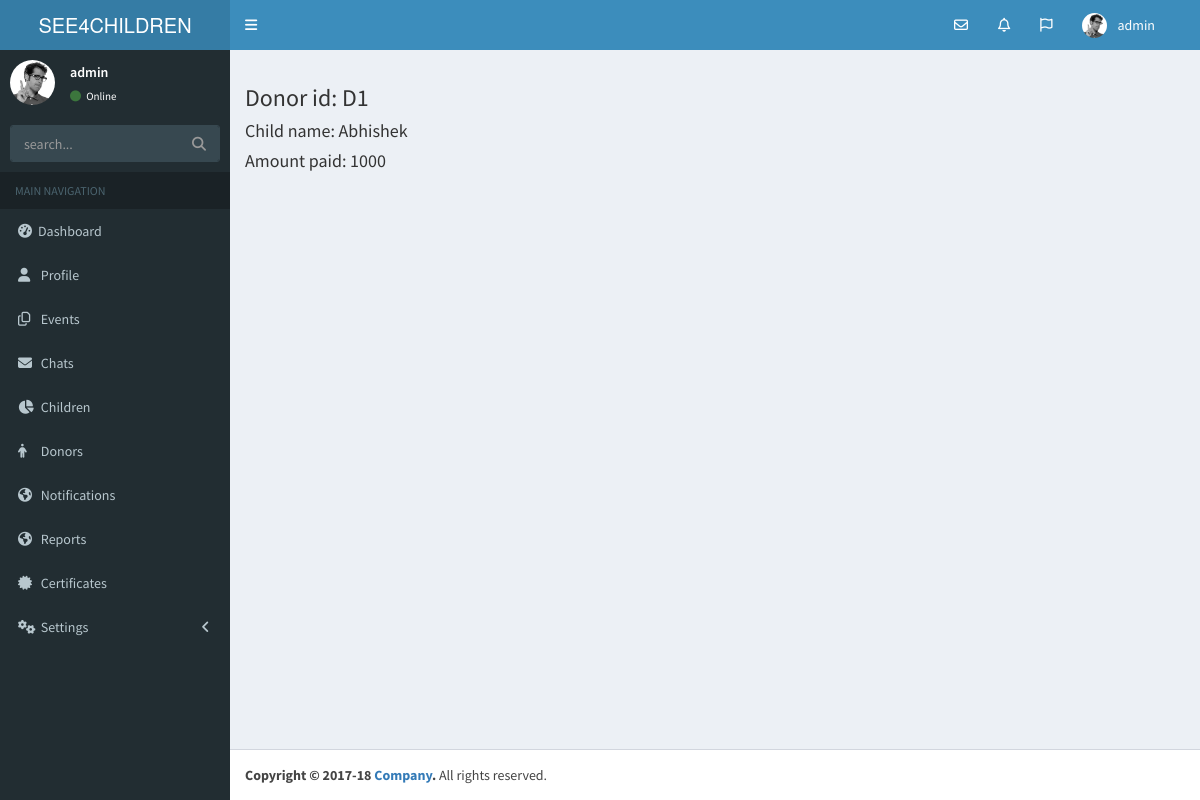
The app's page /notification_detail/17/ (signed in) with its own data.
### superadmin/models.py (models this page shows)
class Invoice(models.Model):
    select_ngo = models.ForeignKey(NGO, default=1)
    child_name = models.CharField(max_length=100)
    child_code = models.CharField(max_length=6, null=True, blank=True)
    donor_id = models.CharField(max_length=100)
    donation_month = models.CharField(choices=(
        ('jan', "January",),
        ('feb', "February"),
        ('mar', "March"),
        ('apr', "April"),
        ('may', "May"),
        ('jun', "June"),
        ('jul', "July"),
        ('aug', "August"),
        ('sep', "September"),
        ('oct', "October"),
        ('nov', "November"),
        ('dec', "December"),
    ), max_length=10
    )
    date = models.DateField()
    paid = models.CharField(max_length=10)
    time_stamp = models.DateTimeField(auto_now=True, auto_created=True)

### NGO/views.py (the view)
# urls.py: url(r'^notification_detail/(?P<id>\d+)/$', views.notification_detail, name='notification_detail'),
@login_required
def notification_detail(request, id):
    form = get_object_or_404(Invoice, id=id)
    return render(request, 'ngo/notification_detail.html', {'form': form})

### templates/ngo/notification_detail.html
{% extends 'ngo/base.html' %}
{% block content %}
   <div class="content-wrapper">
   <section class="content">
       <h3>Donor id: {{ form.donor_id }}</h3>
       <h4>Child name: {{ form.child_name }}</h4>
       <h4>Amount paid: {{ form.paid }}</h4>
   </section>
   </div>
{% endblock %}

### templates/ngo/base.html (shortened to what this page needs)
<!DOCTYPE html>
<html>
<head>
    {% load staticfiles %}
  <link rel="stylesheet" href="{% static 'bower_components/bootstrap/dist/css/bootstrap.min.css' %}">
  <link rel="stylesheet" href="{% static 'bower_components/font-awesome/css/font-awesome.min.css' %}">
  <link rel="stylesheet" href="{% static 'bower_components/Ionicons/css/ionicons.min.css' %}">
  <link rel="stylesheet" href="{% static 'dist/css/AdminLTE.min.css' %}">
  <link rel="stylesheet" href="{% static 'dist/css/skins/_all-skins.min.css' %}">
  <link rel="stylesheet" href="{% static 'plugins/bootstrap-wysihtml5/bootstrap3-wysihtml5.min.css' %}">
  <link rel="stylesheet" href="http://code.jquery.com/ui/1.8.18/themes/base/jquery-ui.css" type="text/css" media="all"/>
</head>
<body class="hold-transition skin-blue sidebar-mini">
 <header class="main-header">
    <a href="/" class="logo">
      <span class="logo-lg">SEE4CHILDREN</span>
    </a>
    <nav class="navbar navbar-static-top" role="navigation">
      <a href="#" class="sidebar-toggle" data-toggle="push-menu" role="button">
      </a>
      <div class="navbar-custom-menu">
        <ul class="nav navbar-nav">
          <li class="dropdown messages-menu">
            <a href="#" class="dropdown-toggle" data-toggle="dropdown">
              <i class="fa fa-envelope-o"></i>
            </a>
          </li>
          <li class="dropdown notifications-menu">
            <a href="#" class="dropdown-toggle" data-toggle="dropdown">
              <i class="fa fa-bell-o"></i>
            </a>
          </li>
          <li class="dropdown tasks-menu">
            <a href="#" class="dropdown-toggle" data-toggle="dropdown">
              <i class="fa fa-flag-o"></i>
            </a>
          </li>
          <li class="dropdown user user-menu">
            <a href="#" class="dropdown-toggle" data-toggle="dropdown">
              <img src="{% static "dist/img/user2-160x160.jpg" %}" class="user-image" alt="User Image">
              <span class="hidden-xs">{{ user }}</span>
            </a>
          </li>
          <li>
            <a href="#"></a>
          </li>
        </ul>
      </div>
    </nav>
  </header>
  <aside class="main-sidebar">
      {% if not loggedIn %}
    <section class="sidebar">
      <div class="user-panel">
        <div class="pull-left image">
          <img src="{% static "dist/img/user2-160x160.jpg" %}" class="img-circle" alt="User Image">
        </div>
        <div class="pull-left info">
          <p>{{ user }}</p>
          <a href="#"><i class="fa fa-circle text-success"></i> Online</a>
        </div>
      </div>
      <form method="get" role="search" action="{% url 'NGO:index' %}" class="sidebar-form">
        <div class="input-group">
          <input type="text" name="q" class="form-control" value="{{ request.GET.get }}" placeholder="search...">
          <span class="input-group-btn">
              <button type="submit" class="btn btn-flat"><i class="fa fa-search"></i>
              </button>
            </span>
        </div>
      </form>
        <ul class="sidebar-menu" data-widget="tree">
        <li class="header">MAIN NAVIGATION</li>
        <li>
          <a href="/">
            <i class="fa fa-dashboard"></i><span>Dashboard</span>
          </a>
        </li>
        <li>
          <a href="/profile/">
            <i class="fa fa-user"></i> <span>Profile</span>
          </a>
        </li>
        <li>
          <a href="/event_list/">
            <i class="fa fa-files-o"></i>
            <span>Events</span>
          </a>
        </li>
        <li>
          <a href="/messages/admin/">
            <i class="fa fa-envelope"></i> <span>Chats</span>
          </a>
        </li>
        <li>
          <a href="/children_list/">
            <i class="fa fa-pie-chart"></i>
            <span>Children</span>
          </a>
        </li>
        <li>
          <a href="/donor_list/">
            <i class="fa fa-male"></i> <span>Donors</span>
          </a>
        </li>
         <li>
          <a href="/notification_list/">
            <i class="fa fa-globe"></i> <span>Notifications</span>
          </a>
        </li>
        <li>
          <a href="/reports/">
            <i class="fa fa-globe"></i> <span>Reports</span>
          </a>
        </li>
        <li>
          <a href="/certificate/">
            <i class="fa fa-certificate"></i> <span>Certificates</span>
          </a>
        </li>
        <li class="treeview">
          <a href="#">
            <i class="fa fa-gears"></i> <span>Settings</span>
            <span class="pull-right-container">
              <i class="fa fa-angle-left pull-right"></i>
            </span>
          </a>
        </li>
        </ul>
    </section>
      {% endif %}
  </aside>
    {% block content %}
    {% endblock %}
<footer class="main-footer">
    <strong>Copyright &copy; 2017-18 <a href="#">Company</a>.</strong> All rights reserved.
  </footer>
</body>
</body>
</html>

### records on screen
Invoice: donor_id "D1", child_name "Abhishek", paid "1000"

### other values on screen
{{ user }} "admin"
